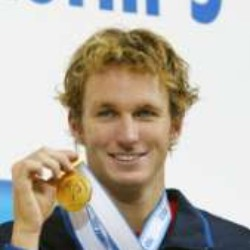
#> input picture data0/Aaron_Peirsol_0001.jpg, 250 x 250 px; its folder holds only this picture in this run
$ python DetectFace.py
#> lines starting #> are read from the running program, lines starting #| are printed output that depends on the picture
#> in accuracy_compute, img_face is the input picture: shape (250, 250, 3); mean B, G, R 165.9, 177.4, 184.9
### FaceDetect.py


# -*- coding: utf-8 -*-
import cv2


def face_detect(src):
    # Convert image to gray-scale
    gray = cv2.cvtColor(src, cv2.COLOR_BGR2GRAY)
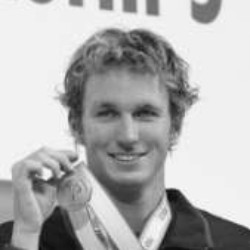
#> gray: shape (250, 250); min 10, max 254, mean 178.4

    # Load OpenCV face detector
    # I use Haar classifier
    classifier_path = "haarcascade_frontalface_alt.xml"
    face_detector = cv2.CascadeClassifier(classifier_path)

    # Detect multi-scale images
    faces = face_detector.detectMultiScale(gray, 1.1, 4)
#> faces = [[73, 71, 110, 110]]

    # If do not detect faces, return original image
    if len(faces) == 0:
        return None, None

    (x, y, w, h) = faces[0]
#> x = 73; y = 71; w = 110; h = 110

    # Return only the front part of the image
    return gray[y:y+w, x:x+h], faces[0]

### DetectFace.py
# -*- coding: utf-8 -*-
import cv2
import os
import numpy as np
from FaceDetect import face_detect
from DataPrepare import prepare_training_data


# draw rectangle on image
def draw_rectangle(img, rect):

    if rect is not None:
        (x, y, w, h) = rect
        cv2.rectangle(img, (x, y), (x+w, y+h), (0, 0, 255), 2)
        print('success')
        return 1
    else:
        print('fail')
        return 0


def detect_face(test_img):
    img = test_img.copy()
    face, rect = face_detect(img)

    # label = face_recognizer.predict(face)
    # print(label)
    draw_rectangle(img, rect)
    return img


def accuracy_compute():
    count = 0
    base_dir = "data0"
    dirs = os.listdir(base_dir)
    for images in dirs:
        images_path = base_dir + "/" + images
        img_face = cv2.imread(images_path)
        face, rect = face_detect(img_face)
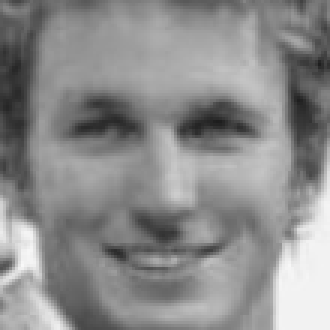
#> face: shape (110, 110) (shown 3 times larger); min 29, max 248, mean 140.1
#> rect = [73, 71, 110, 110]
        detected_img_face = draw_rectangle(img_face, rect)
#> in draw_rectangle, `(x, y, w, h) = rect`: x = 73; y = 71; w = 110
#> detected_img_face = 1
        if detected_img_face == 1:
                count += 1
    print("Total face statistics: 1054")
    print("Successfully detected face statistics: " + str(count))
    accuracy = float(count / 1054)
    print("Accuracy: " + str(accuracy * 100) + "%")


# [14 lines of commented-out code are left out]
print('Roger on detecting face...')
# [8 lines of commented-out code are left out]
accuracy_compute()

$ run again, on data0/Abdullah_Gul_0003.jpg
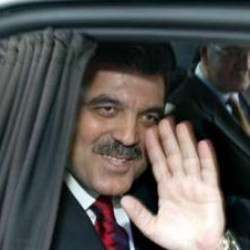
#> input picture data0/Abdullah_Gul_0003.jpg, 250 x 250 px
#> in accuracy_compute, img_face is the input picture: shape (250, 250, 3); mean B, G, R 83, 84.4, 85.8
#> in face_detect, `gray = cv2.cvtColor(src, cv2.COLOR_BGR2GRAY)`:
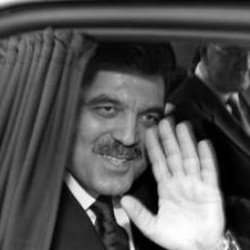
#> gray: shape (250, 250); min 0, max 255, mean 84.7
#> faces = [[65, 65, 121, 121]]
#> in face_detect, `(x, y, w, h) = faces[0]`: x = 65; w = 121
#> in accuracy_compute, `face, rect = face_detect(img_face)`:
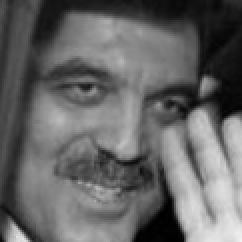
#> face: shape (121, 121) (shown 2 times larger); min 0, max 241, mean 101.6
#> rect = [65, 65, 121, 121]
#> in draw_rectangle, `(x, y, w, h) = rect`: x = 65; w = 121
#> detected_img_face = 1

$ run again, on data0/Abel_Pacheco_0002.jpg
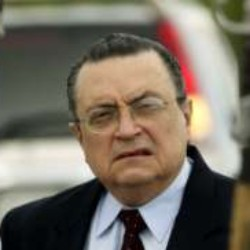
#> input picture data0/Abel_Pacheco_0002.jpg, 250 x 250 px
#> in accuracy_compute, img_face is the input picture: shape (250, 250, 3); mean B, G, R 99.1, 111.9, 119.8
#> faces = [[69, 65, 117, 117]]
#> in face_detect, `(x, y, w, h) = faces[0]`: x = 69; y = 65; w = 117
#> in accuracy_compute, `face, rect = face_detect(img_face)`:
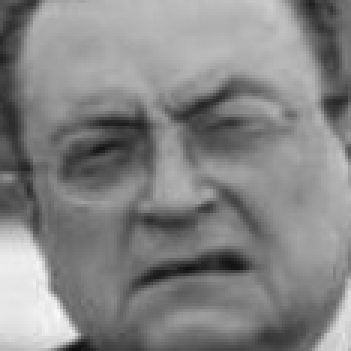
#> face: shape (117, 117) (shown 3 times larger); min 14, max 249, mean 132.8
#> rect = [69, 65, 117, 117]
#> in draw_rectangle, `(x, y, w, h) = rect`: x = 69; y = 65; w = 117
#> in draw_rectangle, `cv2.rectangle(img, (x, y), (x+w, y+h), (0, 0, 255), 2)`:
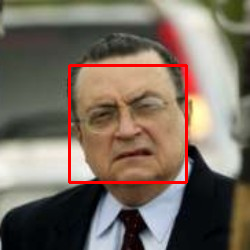
#> img: shape (250, 250, 3); mean B, G, R 96.7, 109.1, 122.3
#> detected_img_face = 1

$ run again, on data0/Adel_Al-Jubeir_0001.jpg
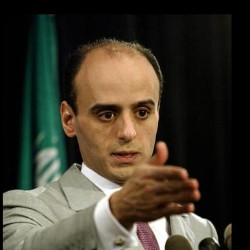
#> input picture data0/Adel_Al-Jubeir_0001.jpg, 250 x 250 px
#> in accuracy_compute, img_face is the input picture: shape (250, 250, 3); mean B, G, R 46.1, 59.2, 64.9
#> in face_detect, `gray = cv2.cvtColor(src, cv2.COLOR_BGR2GRAY)`:
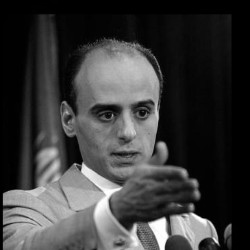
#> gray: shape (250, 250); min 0, max 255, mean 59.5
#> faces = [[72, 72, 104, 104]]
#> in face_detect, `(x, y, w, h) = faces[0]`: x = 72; w = 104
#> in accuracy_compute, `face, rect = face_detect(img_face)`:
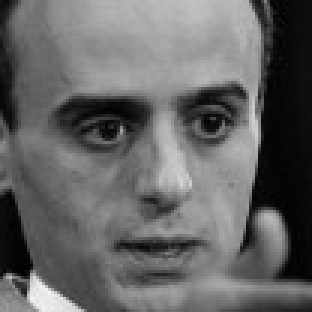
#> face: shape (104, 104) (shown 3 times larger); min 0, max 246, mean 101
#> rect = [72, 72, 104, 104]
#> in draw_rectangle, `(x, y, w, h) = rect`: x = 72; w = 104
#> detected_img_face = 1
